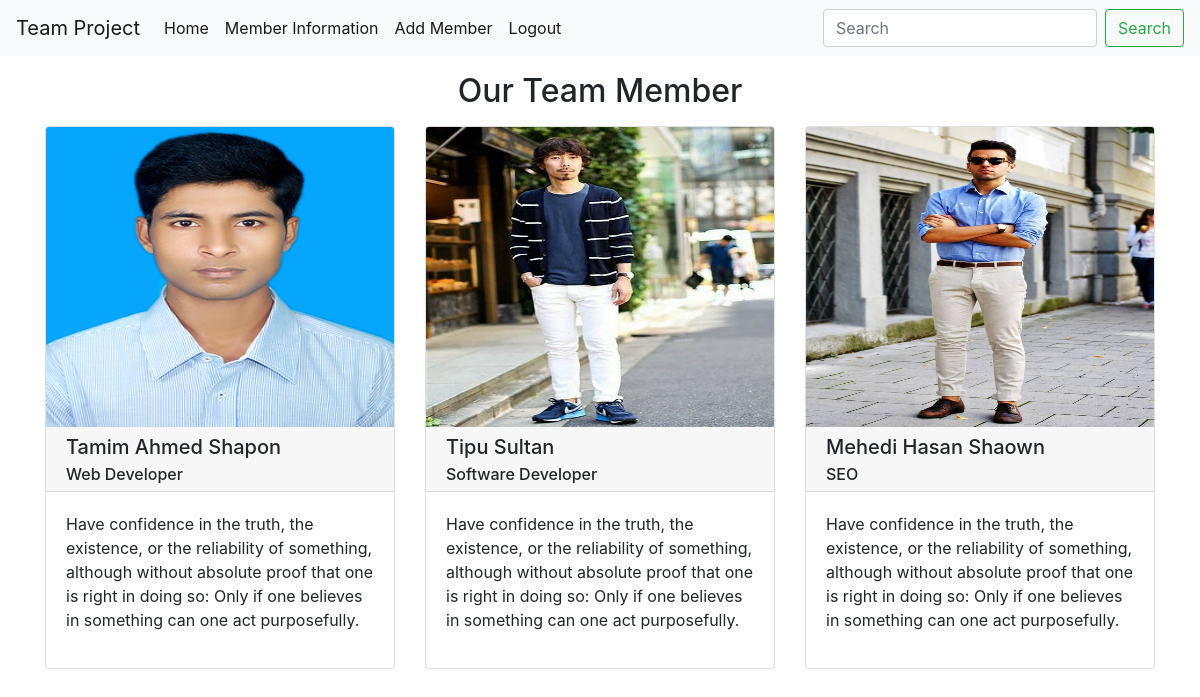
The app's page /index.php (signed in), older data.
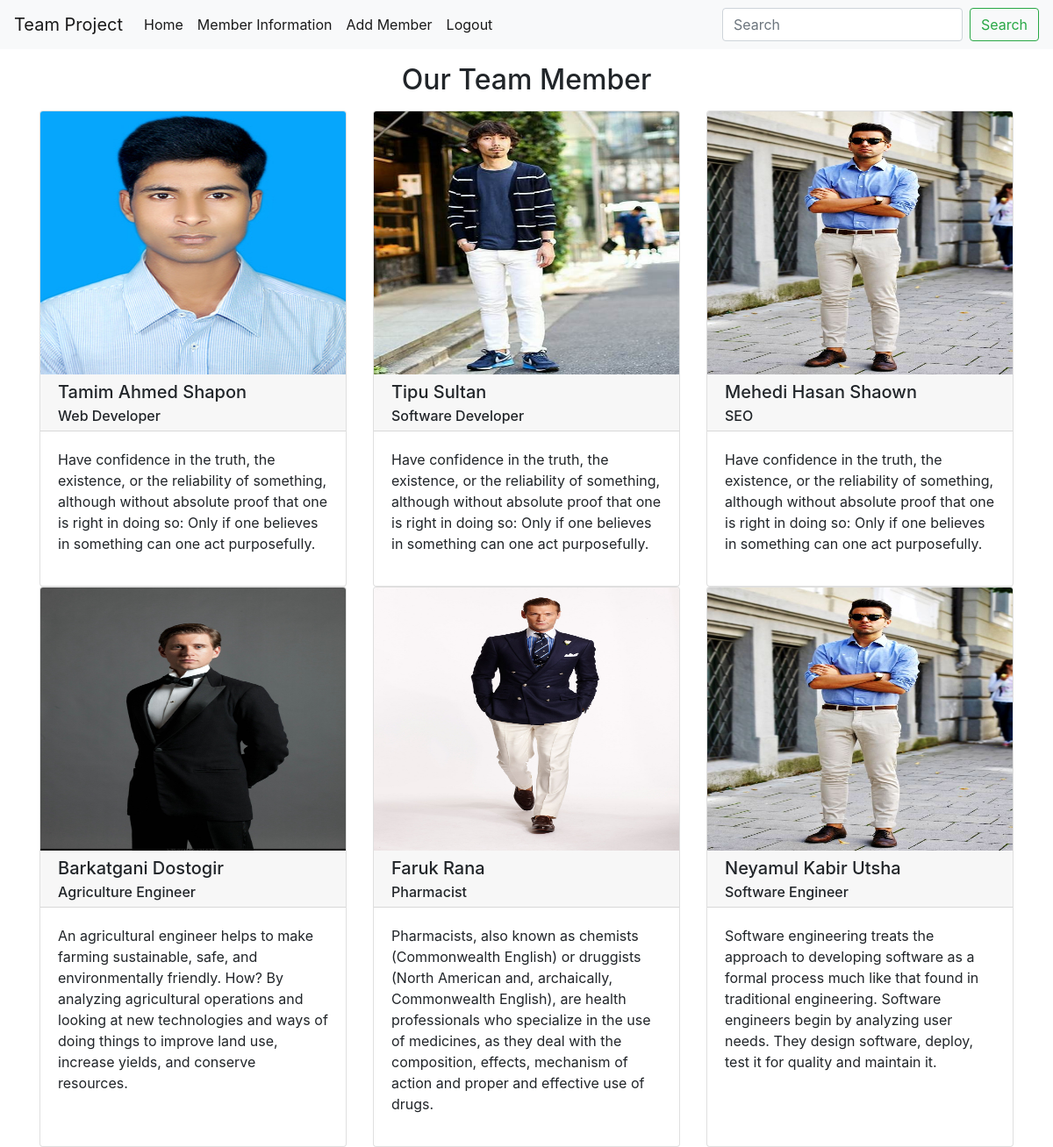
The same page, newer data.
### tables this page shows
CREATE TABLE `member_info` (
  `ID` int(10) NOT NULL,
  `Name` text NOT NULL,
  `Image` varchar(100) DEFAULT NULL,
  `Job` varchar(20) NOT NULL,
  `Description` varchar(500) NOT NULL,
  `Location` varchar(50) NOT NULL,
  `Salary` int(6) NOT NULL
);

### index.php (the view, shortened to what this page needs)
<?php
    include_once('resources/header.php');
    include_once('resources/connection.php');
    $data = $mySql->query("SELECT* FROM member_info");
?>
    <div class="container">
        <h2 class="text-center my-3">Our Team Member</h2>
        <div class="row">
            <?php  while ($dt = $data->fetch_assoc()) { ?>
                <div class="col col-md-4">
                    <div class="card h-100">
                        <img src="images/<?php echo $dt['Image'];?>" alt="" class="card-img-top" style="height:300px;">
                        <div class="card-header py-2" style="height:65px;">
                            <h5 class="card-title"><?php echo $dt['Name'];?></h5>
                            <h6 class="card-subtitle"><?php echo $dt['Job'];?></h6>
                        </div>
                        <div class="card-body">
                            <div class="card-text">
                                <p>
                                    <?php echo $dt['Description'];?>
                                </p>
                            </div>
                        </div>
                    </div>
                </div>
            <?php } ?>
        </div>
    </div>
<?php
    include_once('resources/footer.php');
?>

Row changes from the older to the newer data that the page shows:
added member_info: Image (picture), Name "Barkatgani Dostogir", Job "Agriculture Engineer", Description "An agricultural engineer helps to make farming sustainable, safe, and environmentally friendly. How? By analyzing agricultural operations and looking at new technologies and ways of doing things to improve land use, increase yields, and conserve resources."
added member_info: Image (picture), Name "Faruk Rana", Job "Pharmacist", Description "Pharmacists, also known as chemists (Commonwealth English) or druggists (North American and, archaically, Commonwealth English), are health professionals who specialize in the use of medicines, as they deal with the composition, effects, mechanism of action and proper and effective use of drugs."
added member_info: Image (picture), Name "Neyamul Kabir Utsha", Job "Software Engineer", Description "Software engineering treats the approach to developing software as a formal process much like that found in traditional engineering. Software engineers begin by analyzing user needs. They design software, deploy, test it for quality and maintain it."
